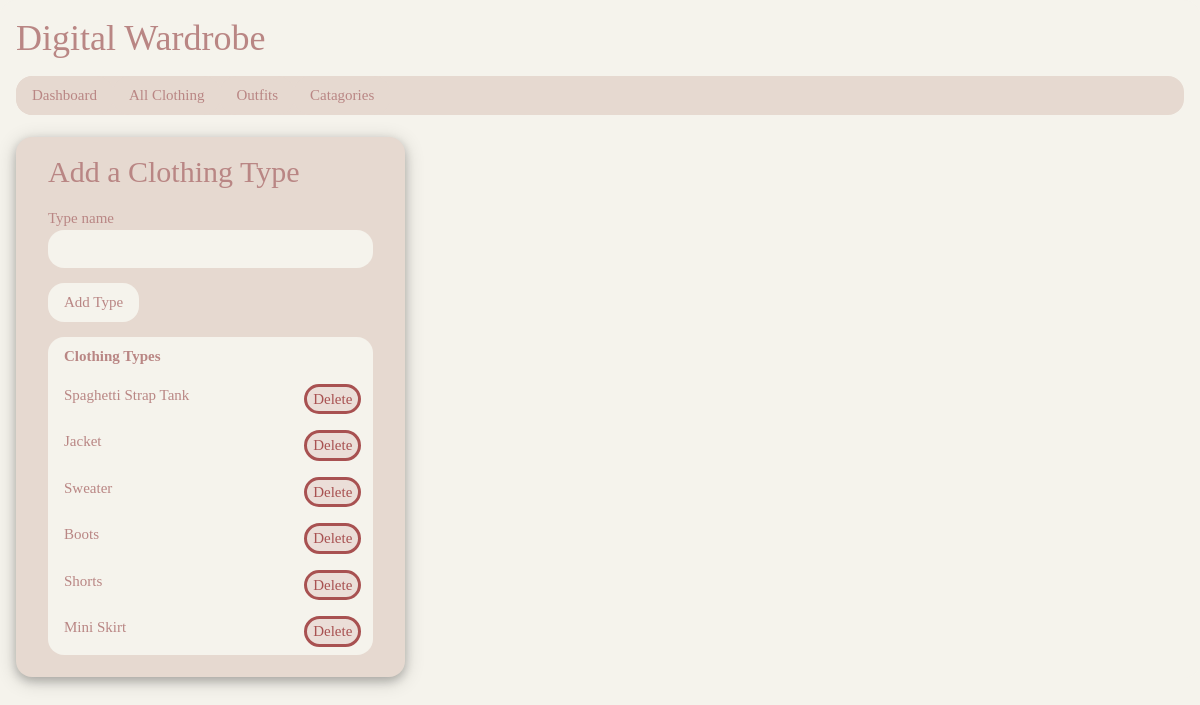
Page /types (signed in) on the earlier database version.
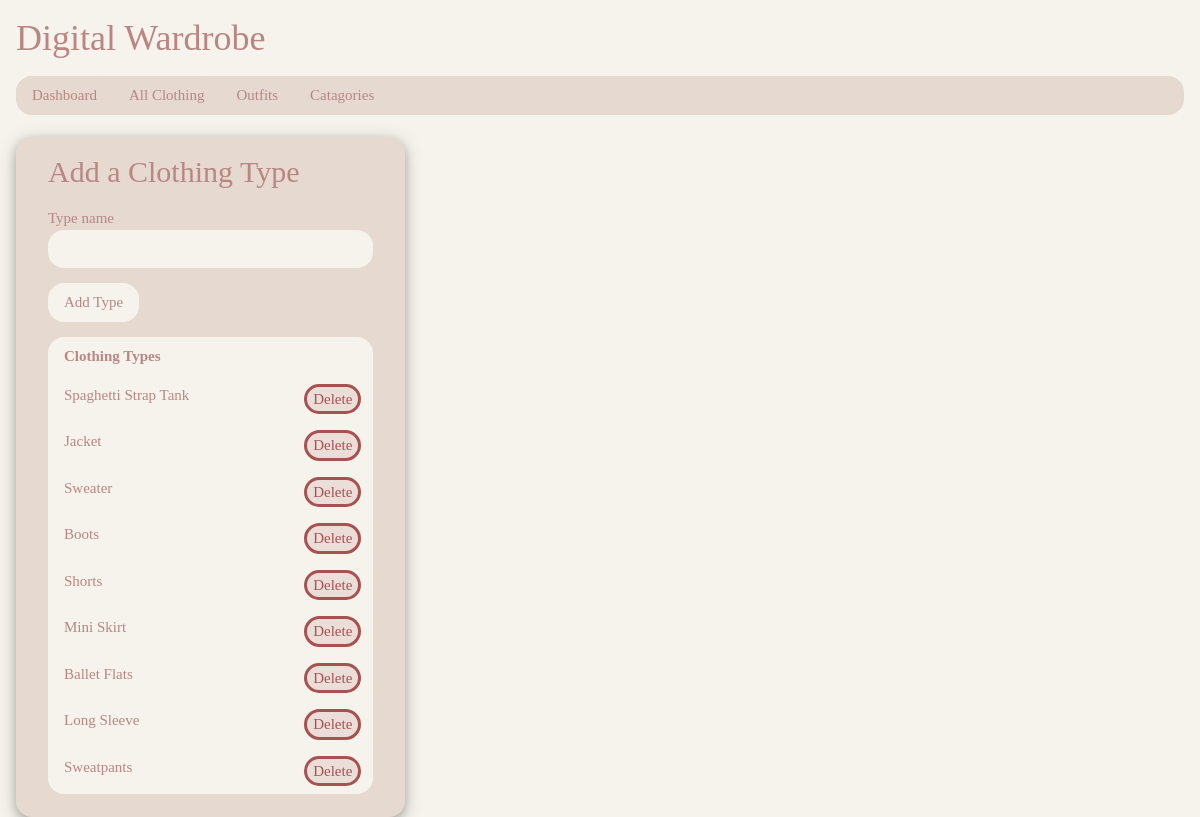
Same page on the later database version.
### tables this page shows
CREATE TABLE type (type_id INTEGER PRIMARY KEY, type_name TEXT, user_id INTEGER REFERENCES user (user_id));

### app.py (the view, shortened to what this page needs)
@app.route('/types', methods=['GET', 'POST'])
def add_type():
    if 'user_id' in session:
        user_id = session['user_id']
        return viewtypes(user_id)
    else:
        return redirect(url_for('login'))

### app.py (called while the page is built)
@app.route('/types/<int:user_id>')
def viewtypes(user_id):
    if 'user_id' in session:
        user_id = session['user_id']
        db = sqlite3.connect(DB)
        cursor = db.cursor()
        cursor.execute("SELECT * FROM type WHERE user_id =?", (user_id,))
        types_results = cursor.fetchall()
        db.close()
        return render_template("types.html", user_id=user_id, types_results=types_results)
    else:
        return redirect(url_for('login'))

### templates/types.html
{% extends "base.html" %}
{% block body %}
<br>
<div class="w3-col s4">
    <div class="w3-container colour5 w3-round-xlarge w3-card-4">
      <form class="w3-container" action="{{ url_for('add_type') }}" method="POST">
        <h2 class="heading-padding">Add a Clothing Type</h2>
        <label> Type name</label>
        <input name="type_name" type="text" maxlength="25" placeholder=" " class="w3-input" required>
        <p><input button type="submit" value="Add Type" class="w3-ckp-input-button w3-round-xlarge"></p>
      </form>
      <div class="w3-container">
        <table class="w3-table colour4">
          <tr>
            <th>Clothing Types</th>
            <th></th>
          </tr>
          {% for item in types_results %}
          <tr>
            <td>{{ item[1] }}</td>
            <td class="w3-right-align">
              <form method="POST" action="{{ url_for('delete_type', ID=item[0]) }}">
                <input style="margin-right: 4px;" type="submit" title="Delete" class="input delete-button" value="Delete" onclick="return confirm('Are you sure you want to delete this Clothing Type?')">
              </form>
            </td>
          </tr>
          {% endfor %}
        </table>
        <br>
      </div>
    </div>
  </div>
  {% endblock %}

Differences in the rows shown:
added type: type_name "Ballet Flats"
added type: type_name "Long Sleeve"
added type: type_name "Sweatpants"
